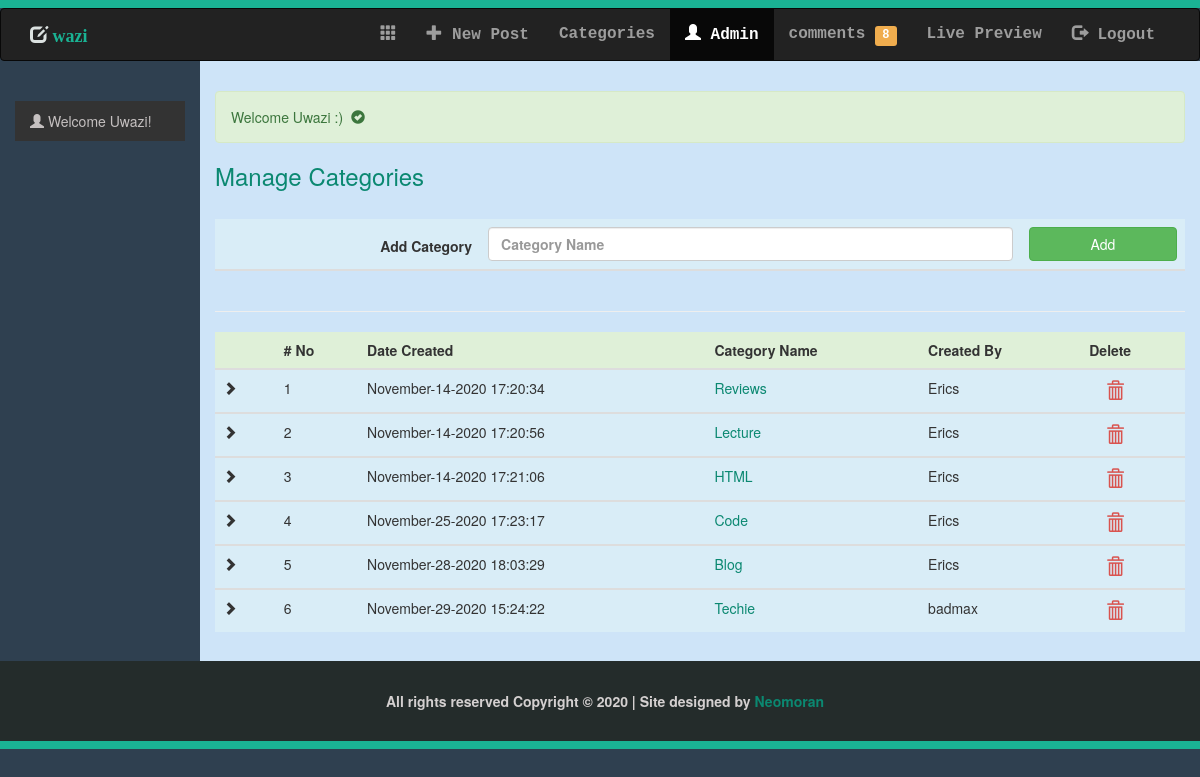
The app's page /category.php (signed in) with its own data.
### tables this page shows
CREATE TABLE `category` (
  `id` int(11) NOT NULL,
  `name` varchar(100) NOT NULL,
  `creatorname` varchar(100) NOT NULL,
  `datetime` varchar(50) NOT NULL
);

### category.php (the view, shortened to what this page needs)
<?php include('includes/session.php'); ?>
<?php include 'includes/admin/adminnav.php' ?>
<body>
    <div class="container-fluid">
        <div class="row">
            <?php include('includes/admin/admin_sidebar.php'); ?>
            <div class="col-sm-10" style="height: 600px; overflow: auto;">
            <div class="category" style="padding-top:30px;  ">
            <div><?php  echo errorMessage();
                        echo successMessage();
            ?></div>
            <h3 style="margin-bottom: 30px; color: #0b8871;">Manage Categories</h3>
            <div>
                <form action="create_category.php" method="POST">
                    <fieldset>
                <table class="table">
                    <thead>
                            <tr class="info">
                                <th> <label for="name" class="pull pull-right">Add Category</label> </th>
                                <th><input type="text" class="form-control" name="category" id="categoryname" placeholder="Category Name"></th>
                                <th><input type="submit" id="submit" class="btn btn-success btn-block" name="submit" value="Add" ></th>
                            </tr>
                        </thead>
                </table>
                    </fieldset>
                </form>
            </div>
            </div>
            <div class="table table-responsive">
            <hr>
                    <?php
                        $sql = "SELECT * FROM category ORDER BY datetime asc";
                        $query = mysqli_query($conn, $sql);
                        $sr_no = 0;
                        if (mysqli_num_rows($query) > 0) {
                    ?>
                            <table class="table table-hover">
                            <thead>
                                <tr class="success">
                                    <th></th>
                                    <th># No</th>
                                    <th>Date Created</th>
                                    <th>Category Name</th>
                                    <th>Created By</th>
                                    <th>Delete</th>
                                </tr>
                            </thead>
                    <?php while ($row = mysqli_fetch_array($query)) {
                        $sr_no++;
                    ?>
                        <tbody>
                        <tr class="info">
                            <td> <span class="glyphicon glyphicon-chevron-right"></span>&nbsp; </td>
                            <td> <?php echo $sr_no; ?> </td>
                            <td> <?php echo htmlentities($row["datetime"]); ?> </td>
                            <td style="color: #0b8871;"> <?php echo htmlentities($row["name"]); ?> </td>
                            <td> <?php echo htmlentities($row["creatorname"]); ?> </td>
                            <td>
                            &nbsp; <a class="td-d" onclick="return confirm('Are you sure you want to delete?')"
                             href="delete_category.php?id=<?php echo htmlentities($row['id']); ?>">
                            <span class="glyphicon glyphicon-trash"></span></a>
                            </td>
                        </tr>
                    </tbody>
                    <?php } ?>
                </table>
                   <?php } ?>
            </div>
            </div>
        </div>
    </div>
    <?php include('includes/footer.php'); ?>
</body>

### Add-ons/publicstyle/style.css (style rules this page uses)
body { cursor: default; }

### Add-ons/Adminstyle/admin.css (style rules this page uses)
body { background: #2f4050; }
.container-fluid { margin-top: -20px; }
.col-sm-10 { background: #cee4f8; }
.table .td-d { color: #d9534f; font-size: 1.3em; margin-left: 10%; }

### records on screen
category: datetime "November-14-2020 17:20:34", name "Reviews", creatorname "Erics"
category: datetime "November-14-2020 17:20:56", name "Lecture", creatorname "Erics"
category: datetime "November-14-2020 17:21:06", name "HTML", creatorname "Erics"
category: datetime "November-25-2020 17:23:17", name "Code", creatorname "Erics"
category: datetime "November-28-2020 18:03:29", name "Blog", creatorname "Erics"
category: datetime "November-29-2020 15:24:22", name "Techie", creatorname "badmax"

### other values on screen
$total_row "8"
$_SESSION['username'] "Uwazi"
successMessage() "Welcome Uwazi :)"
strftime("%Y") "2020"
